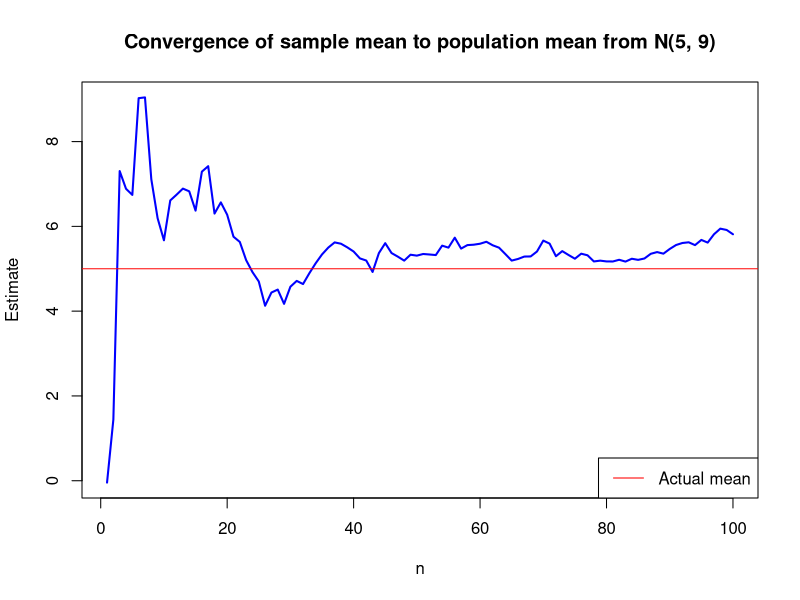
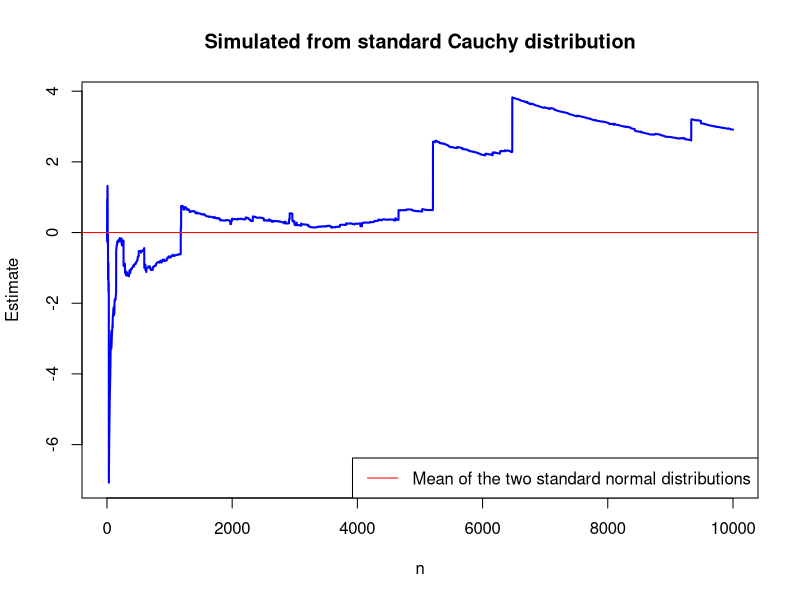
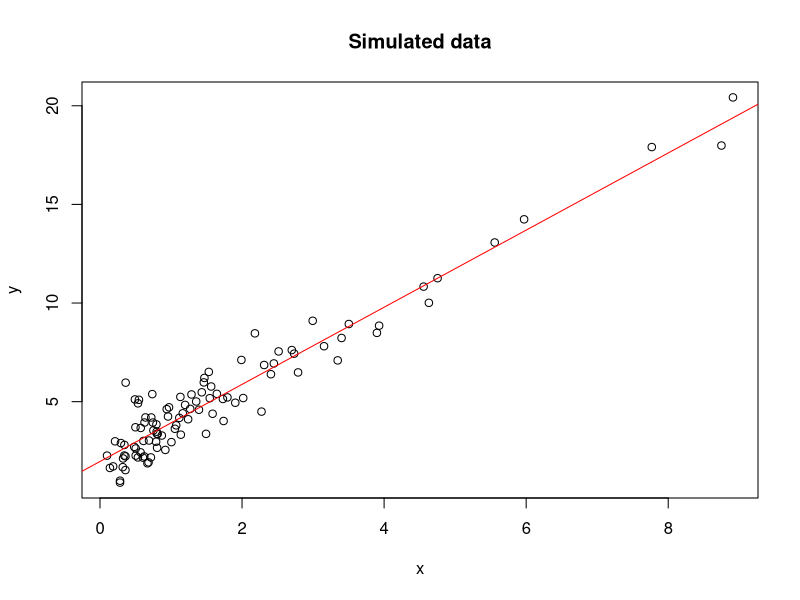
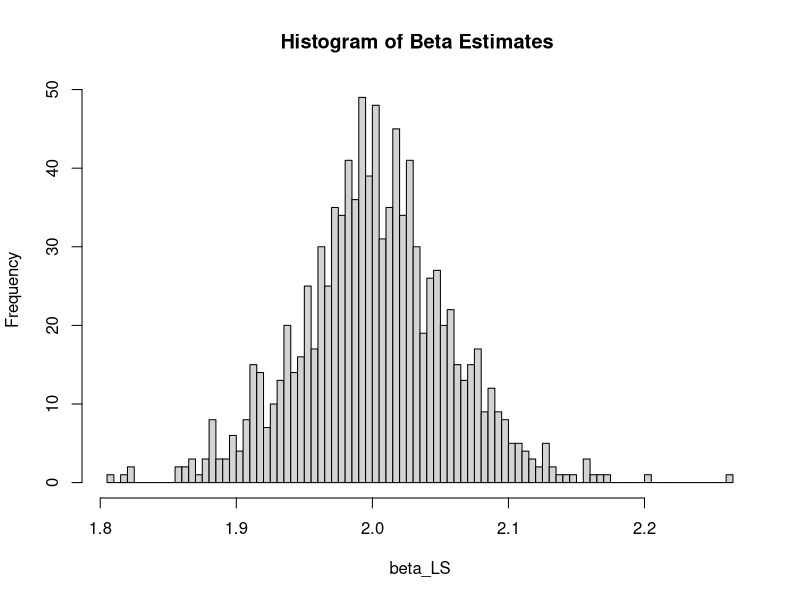
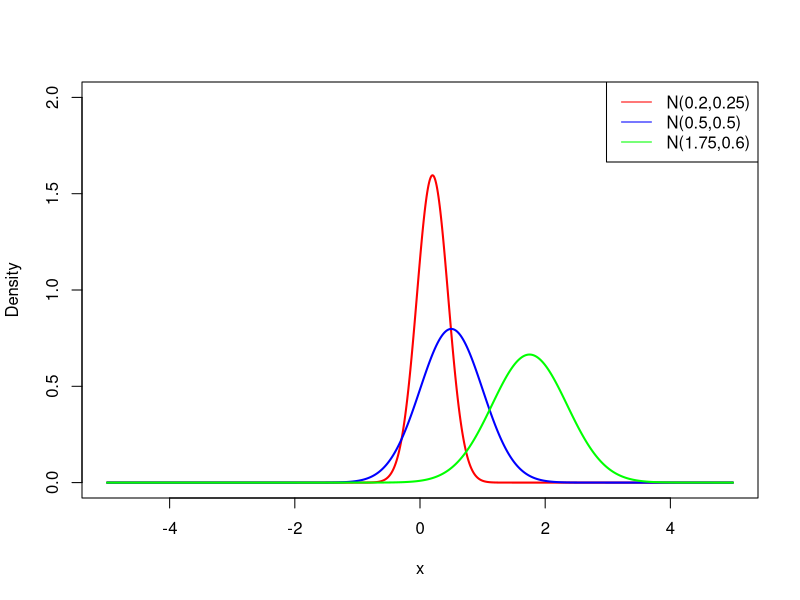
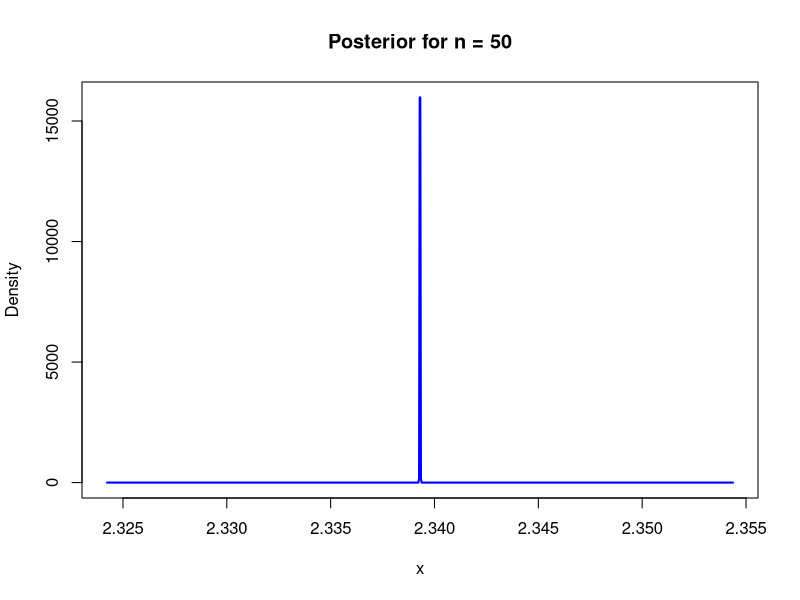
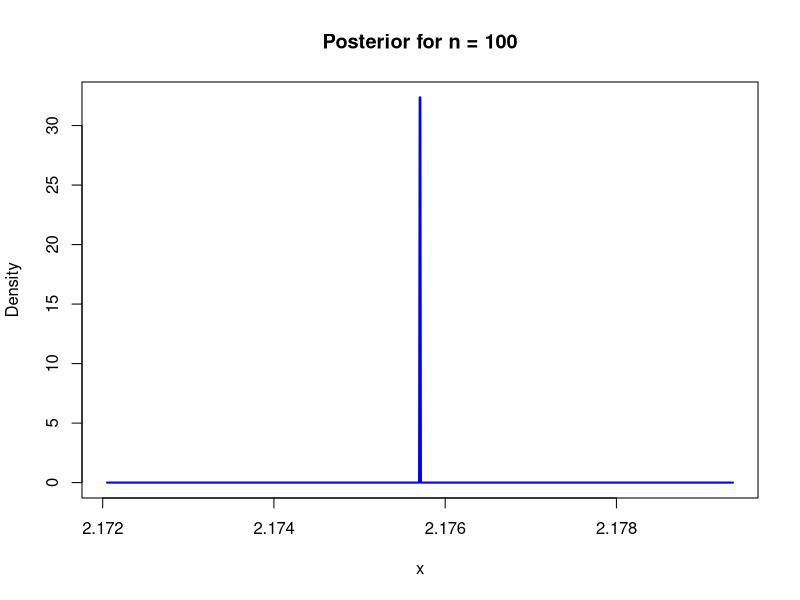
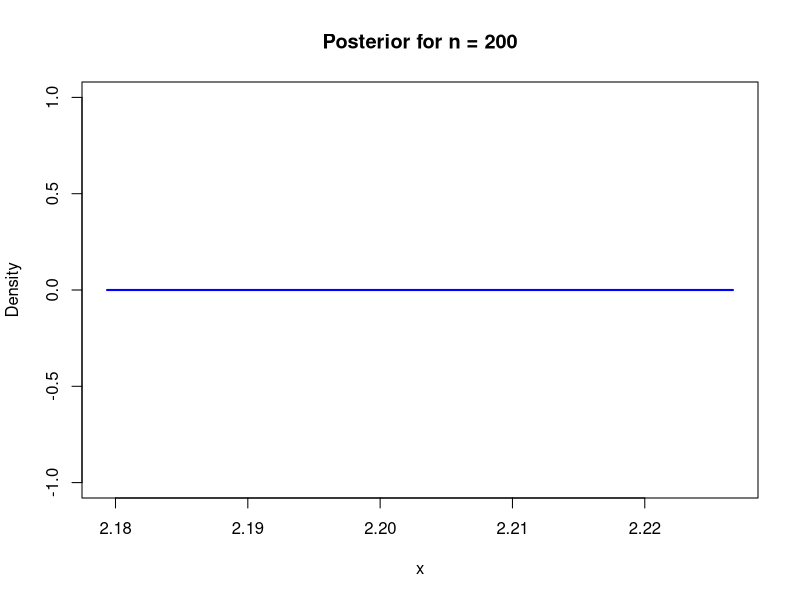

Recreate these plots in R, in order.
## ---- chunk 1
knitr::opts_chunk$set(tidy.opts = list(width.cutoff = 80), tidy = TRUE)
set.seed(123)
## ---- chunk 2
random <- rnorm(100, mean = 5, sd = 9)

#Mean with varying 1, ..., n draws
mean_est <- (cumsum(random) / (1:100))

#par(mar = c(4, 4, 2, 2)) # bottom, left, top, right
plot(1:100, mean_est, type = "l", xlab = "n", ylab = "Estimate", col = "blue", lwd = 2,
     main = "Convergence of sample mean to population mean from N(5, 9)")
abline(h = 5, col = "red")
legend("bottomright", legend = "Actual mean", col = "red", lty = 1)
## ---- chunk 3
set.seed(123)

# Simulate 10000 draws from a standard Cauchy distribution
cauchy <- (rnorm(n = 10000, mean = 0, sd = 1) / rnorm(n = 10000, mean = 0, sd = 1))
mean_est <- cumsum(cauchy) / (1:10000)

# Change the margins
plot(1:10000, mean_est, type = "l", xlab = "n", ylab = "Estimate", col = "blue", lwd = 2,
     main = "Simulated from standard Cauchy distribution")
abline(h = 0, col = "red")
legend("bottomright", legend = "Mean of the two standard normal distributions", col = "red", lty = 1)
## ---- chunk 4
set.seed(123) 
# The function returns a list with y and X
simulate_linear_regression <- function(n, k, alpha, beta, sigma) {
  # Draw k independent variables from a log normal distribution
  X <- matrix(rlnorm(n * k), nrow = n, ncol = k)
  # Draw the error term from a normal distribution with mean zero and standard deviation sigma
  e <- rnorm(n, mean = 0, sd = sigma)
  # Compute y as alpha + X*beta + e
  y <- alpha + X %*% beta + e
  # Return a list with y and X
  return(list(y = y, X = X))
}
## ---- chunk 5
set.seed(123) 
data <- simulate_linear_regression(n = 100, k = 1, alpha = 2, beta = 2, sigma = 1)
y <- data$y # Extract y from the list
X <- data$X # Extract X from the list

# Plot x and y in a scatterplot and add a least-squares regression line
plot(X, y, main = "Simulated data", xlab = "x", ylab = "y")
abline(lm(y ~ X), col = "red") # Fit a linear model and add the line
## ---- chunk 6
set.seed(123) 
# Repeat this 1000 times and store beta_LS every time
beta_LS <- numeric(1000) # Initialize a vector to store beta_LS
for (i in 1:1000) {
  data <- simulate_linear_regression(n = 100, k = 1, alpha = 2, beta = 2, sigma = 1)
  y <- data$y
  X <- data$X
  fit <- lm(y ~ X) # Fit a linear model
  beta_LS[i] <- coef(fit)[2] # Extract the second coefficient (beta_LS)
}

# Create a histogram of the LS estimates
hist(beta_LS, main = "Histogram of Beta Estimates ", xlab = "beta_LS", breaks = 100)
## ---- chunk 7
set.seed(123) 
x <- seq(-5, 5, length=1000)
mu_1 <- 0.2
sigma_1 <- 0.25
mu_2 <- 0.5
sigma_2 <- 0.5
mu_3 <- 1.75
sigma_3 <- 0.6

plot(x, dnorm(x, mu_1, sigma_1), type="l", col="red", lwd=2,
     ylim=c(0,2), xlab="x", ylab="Density")
lines(x, dnorm(x, mu_2, sigma_2), type="l", col="blue", lwd=2)
lines(x, dnorm(x, mu_3, sigma_3), type="l", col="green", lwd=2)
legend("topright", legend=c("N(0.2,0.25)", "N(0.5,0.5)", "N(1.75,0.6)"),
       col=c("red", "blue", "green"), lty=1)
## ---- chunk 8
set.seed(123)

#specifying the prior
sigma_prior <- 2
mu_prior <- 0.5

simul_50 <- simulate_linear_regression(n = 50, k = 1, alpha  = 1 , beta = 2, sigma = 1)
simul_100 <- simulate_linear_regression(n = 100, k = 1, alpha  = 1, beta = 2, sigma = 1)
simul_200 <- simulate_linear_regression(n = 200, k = 1, alpha  = 1, beta = 2, sigma = 1)

X_50 <- simul_50$X
Y_50 <- simul_50$y

X_100 <- simul_100$X
Y_100 <- simul_100$y

X_200 <- simul_200$X
Y_200 <- simul_200$y

sigma_50 <- as.numeric((sigma_prior^(-1) + ((t(X_50)%*%X_50)))^(-1))
mu_50 <- as.numeric(sigma_50*(2^(-1)*mu_prior + (t(X_50)%*%Y_50)))

sigma_100 <- as.numeric((sigma_prior^(-1) + ((t(X_100)%*%X_100)))^(-1))
mu_100 <- as.numeric(sigma_100*(2^(-1)*mu_prior + (t(X_100)%*%Y_100)))

sigma_200 <- as.numeric((sigma_prior^(-1) + ((t(X_200)%*%X_200)))^(-1))
mu_200 <- as.numeric(sigma_200*(2^(-1)*mu_prior + (t(X_200)%*%Y_200)))

x_50 <- seq(mu_50-sigma_50*4, mu_50+sigma_50*4, length.out = 1000)

x_100 <- seq(mu_100-sigma_100*4, mu_100+sigma_100*4, length.out = 1000)

x_200 <- seq(mu_200-sigma_200*4, mu_100+sigma_100*4, length.out = 1000)

y_50 <- dnorm(x_50, mean = mu_50, sd = sigma_50^2)
y_100 <- dnorm(x_100, mean = mu_100, sd = sigma_100^2)
y_200 <- dnorm(x_200, mean = mu_200, sd = sigma_200^2)

plot(x_50, y_50, type = "l", lwd = 2, col = "blue", xlab = "x", ylab = "Density", main = "Posterior for n = 50")
plot(x_100, y_100, type = "l", lwd = 2, col = "blue", xlab = "x", ylab = "Density", main = "Posterior for n = 100")
plot(x_200, y_200, type = "l", lwd = 2, col = "blue", xlab = "x", ylab = "Density", main = "Posterior for n = 200")

